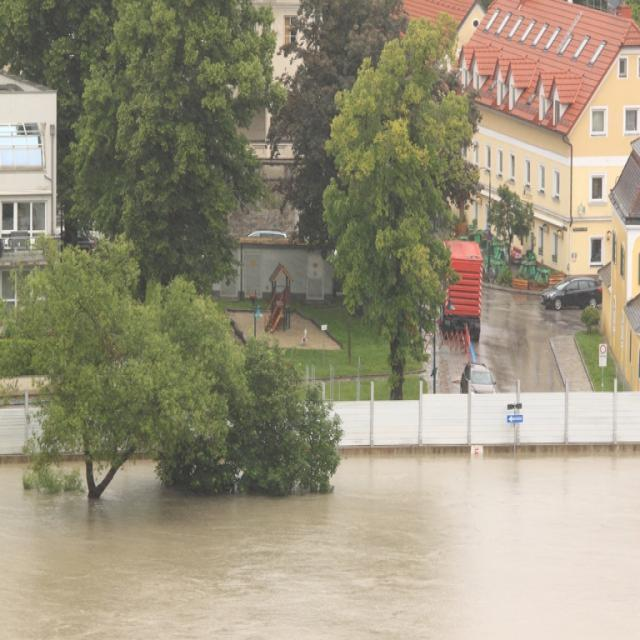
#> input picture newmodel/Flood Detection-2/test/images/26454805_jpg.rf.d45d4ea4127671b137c31c5d7bc81a0b.jpg, 640 x 640 px
$ python -i feature_engineering.py   (imports and definitions only)   (older library calls are emulated)
#> lines starting #> are read from the running program, lines starting #| are printed output that depends on the picture; after the words box and inside, x2 and y2 are one past the last pixel; in counts of white or black regions, pixels touching at a corner belong together
import cv2
import numpy as np
from skimage.feature import local_binary_pattern

def get_canny_features(image, low_threshold=50, high_threshold=150):
    """
    Extract Canny edges to help segmentation with boundary detection.
    """
#> called with low_threshold = 50, high_threshold = 150
    if len(image.shape) == 3:
        gray = cv2.cvtColor(image, cv2.COLOR_RGB2GRAY)
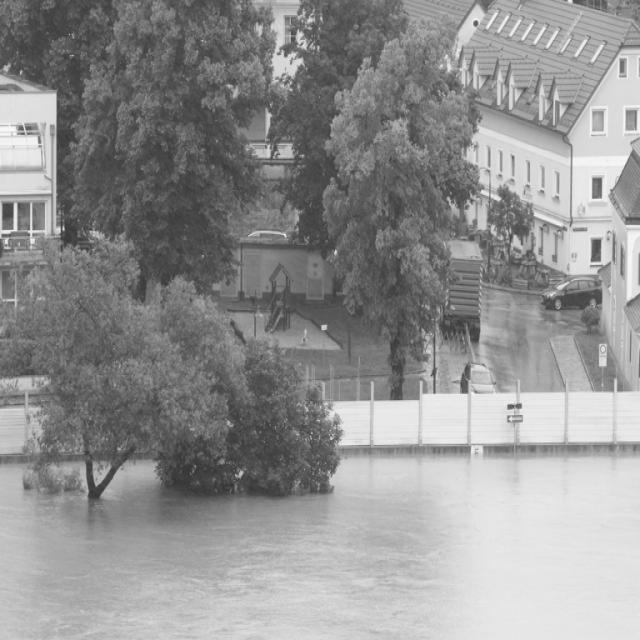
#> gray: shape (640, 640); min 47, max 254, mean 145.8
    else:
        gray = image

    edges = cv2.Canny(gray, low_threshold, high_threshold)
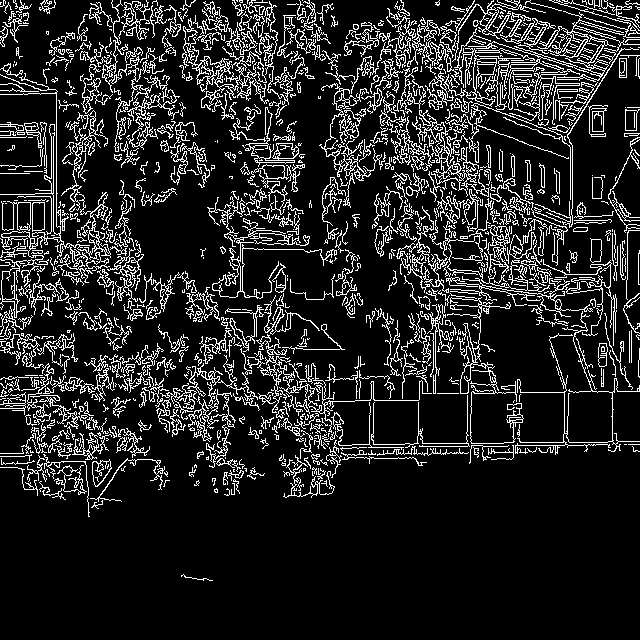
#> edges: shape (640, 640); 14.1% white in thin lines or dots
    return edges.astype(np.float32) / 255.0
#> returned value: shape (640, 640) float32; values 0 (black) and 1 (white), 14.1% white in thin lines or dots

def get_lbp_features(image, radius=3, n_points=24):
    """
    Extract LBP features for texture analysis.
    """
#> called with radius = 3, n_points = 24
    if len(image.shape) == 3:
        gray = cv2.cvtColor(image, cv2.COLOR_RGB2GRAY)
    else:
        gray = image

    lbp = local_binary_pattern(gray, n_points, radius, method='uniform')
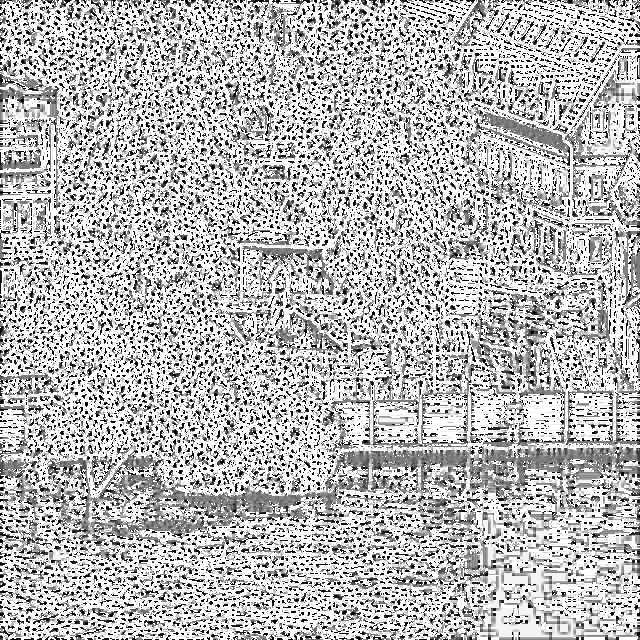
#> lbp: shape (640, 640) float64; min 0, max 25, mean 18; drawn with min black and max white
    return lbp.astype(np.float32) / (np.max(lbp) + 1e-6)

def get_ndwi_proxy(image):
    """
    Extract a proxy for NDWI using RGB channels.
    """
    # image is RGB
    R = image[:, :, 0].astype(np.float32)
    G = image[:, :, 1].astype(np.float32)
    ndwi = (G - R) / (G + R + 1e-6)
    return (ndwi + 1) / 2

def get_sobel_texture(image):
    """
    Extract Sobel texture (matches FloodCustomDataset).
    """
    if len(image.shape) == 3:
        gray = cv2.cvtColor(image, cv2.COLOR_RGB2GRAY)
    else:
        gray = image
    sobelx = cv2.Sobel(gray, cv2.CV_64F, 1, 0, ksize=3)
    sobely = cv2.Sobel(gray, cv2.CV_64F, 0, 1, ksize=3)
    texture = np.sqrt(sobelx**2 + sobely**2)
    return cv2.normalize(texture, None, 0, 1, cv2.NORM_MINMAX).astype(np.float32)

def get_elevation_mock(shape):
    """
    Generate mock elevation gradient (matches FloodCustomDataset).
    """
    h, w = shape[:2]
    return np.linspace(1, 0, h).reshape(h, 1).repeat(w, axis=1).astype(np.float32)

def extract_hybrid_features(image, channels=2):
    """
    Extract multiple features.
    channels=2: Canny + LBP (Legacy V2)
    channels=3: NDWI + Sobel Texture + Elevation (Transformer V3)
    """
    if channels == 3:
        ndwi = get_ndwi_proxy(image)
        texture = get_sobel_texture(image)
        elevation = get_elevation_mock(image.shape)
        return np.stack([ndwi, texture, elevation], axis=-1)

    # Default 2 channels (Legacy)
    canny = get_canny_features(image)
    lbp = get_lbp_features(image)
    return np.stack([canny, lbp], axis=-1)

>>> import cv2
>>> picture = cv2.cvtColor(cv2.imread('../../../newmodel/Flood Detection-2/test/images/26454805_jpg.rf.d45d4ea4127671b137c31c5d7bc81a0b.jpg'), cv2.COLOR_BGR2RGB)
>>> result = extract_hybrid_features(picture)

$ run again, on newmodel/Flood Detection-2/test/images/26458000_jpg.rf.f4573b61d0295aea4eeb5f4fe602e219.jpg
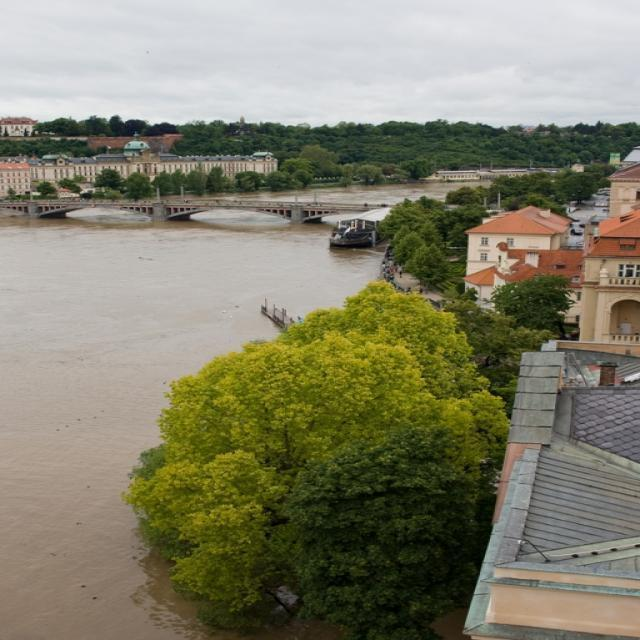
#> input picture newmodel/Flood Detection-2/test/images/26458000_jpg.rf.f4573b61d0295aea4eeb5f4fe602e219.jpg, 640 x 640 px
#> in get_canny_features, `edges = cv2.Canny(gray, low_threshold, high_threshold)`:
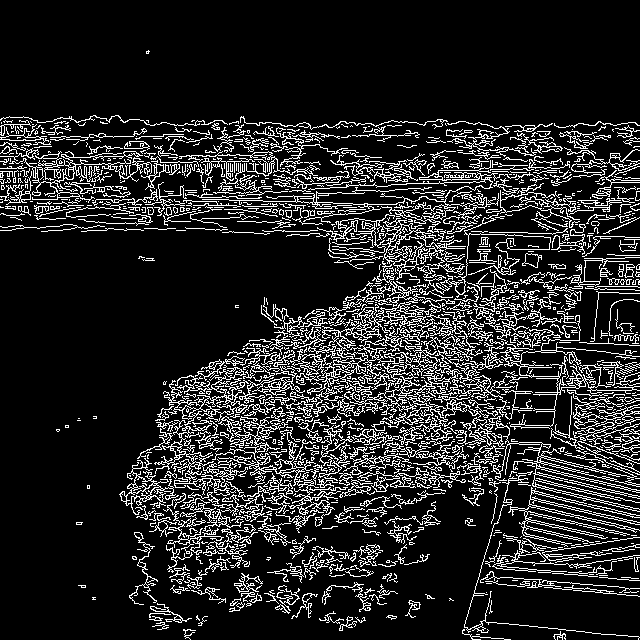
#> edges: shape (640, 640); 14.9% white in thin lines or dots
#> in get_lbp_features, `lbp = local_binary_pattern(gray, n_points, radius, method='uniform')`:
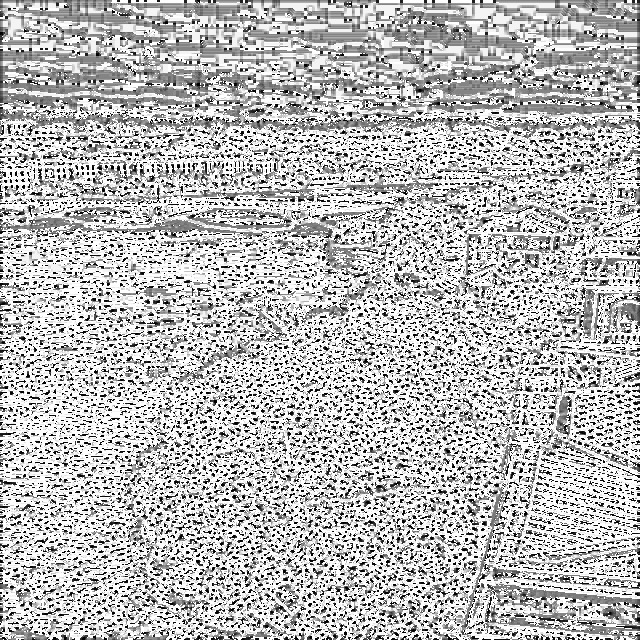
#> lbp: shape (640, 640) float64; min 0, max 25, mean 18.2; drawn with min black and max white

$ run again, on newmodel/Flood Detection-2/test/images/26490012_jpg.rf.c8819027f538892f892c3c745642984f.jpg
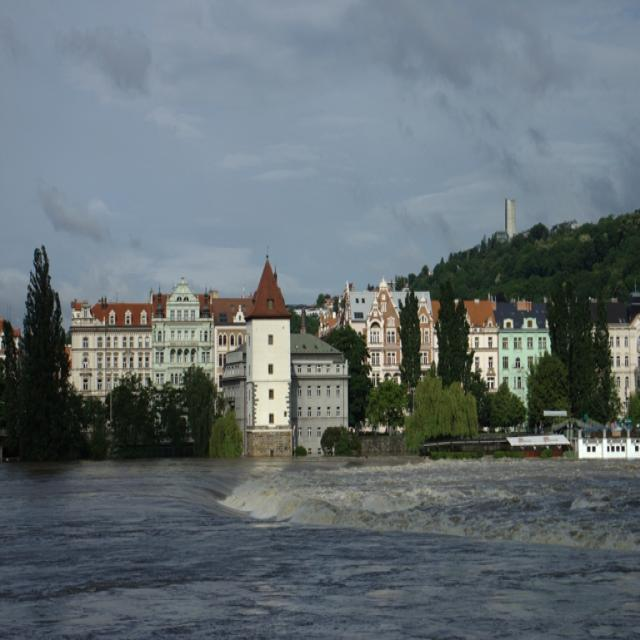
#> input picture newmodel/Flood Detection-2/test/images/26490012_jpg.rf.c8819027f538892f892c3c745642984f.jpg, 640 x 640 px
#> in get_canny_features, `edges = cv2.Canny(gray, low_threshold, high_threshold)`:
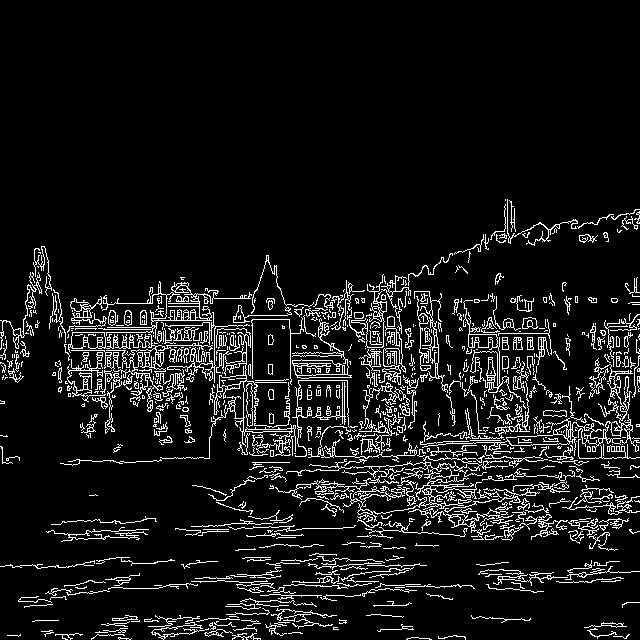
#> edges: shape (640, 640); 8.6% white in thin lines or dots, all inside (x1, y1, x2, y2) = (0, 199, 640, 640)
#> in get_lbp_features, `lbp = local_binary_pattern(gray, n_points, radius, method='uniform')`:
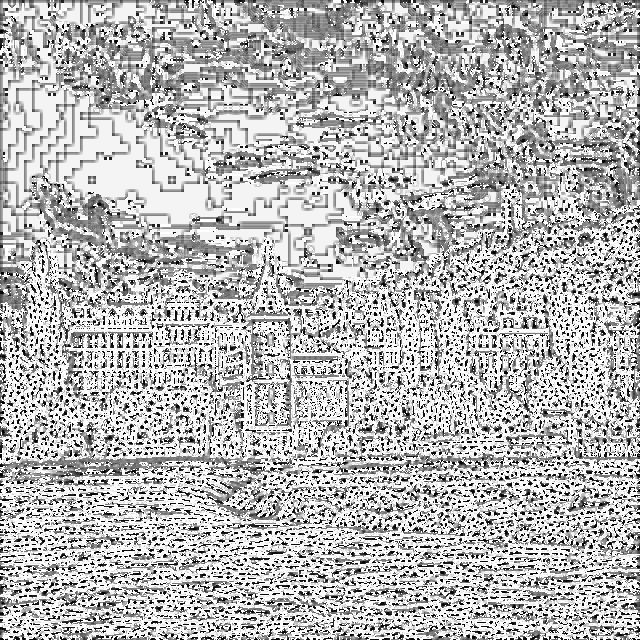
#> lbp: shape (640, 640) float64; min 0, max 25, mean 17.9; drawn with min black and max white

$ run again, on newmodel/Flood Detection-2/test/images/26504206_jpg.rf.533fd68e734da19283250791be1c63ac.jpg
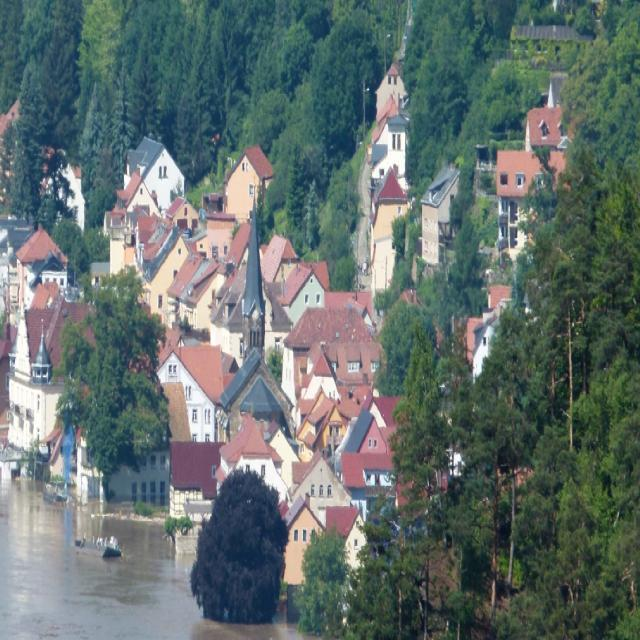
#> input picture newmodel/Flood Detection-2/test/images/26504206_jpg.rf.533fd68e734da19283250791be1c63ac.jpg, 640 x 640 px
#> in get_canny_features, `edges = cv2.Canny(gray, low_threshold, high_threshold)`:
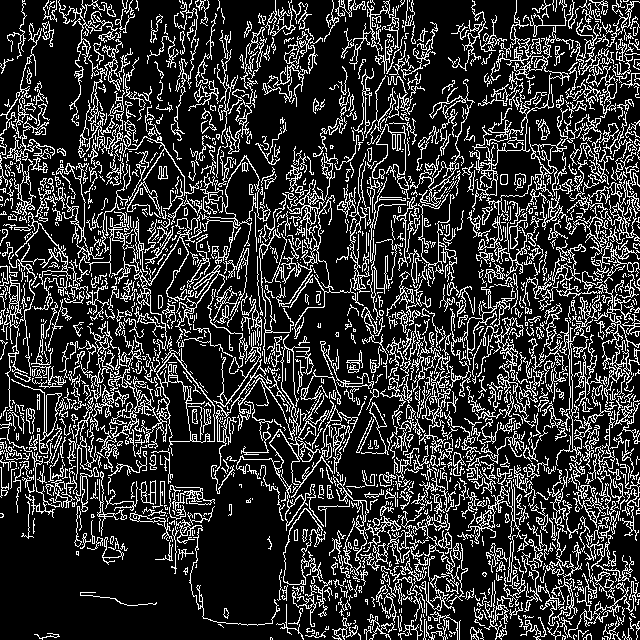
#> edges: shape (640, 640); 20.4% white in thin lines or dots
#> in get_lbp_features, `lbp = local_binary_pattern(gray, n_points, radius, method='uniform')`:
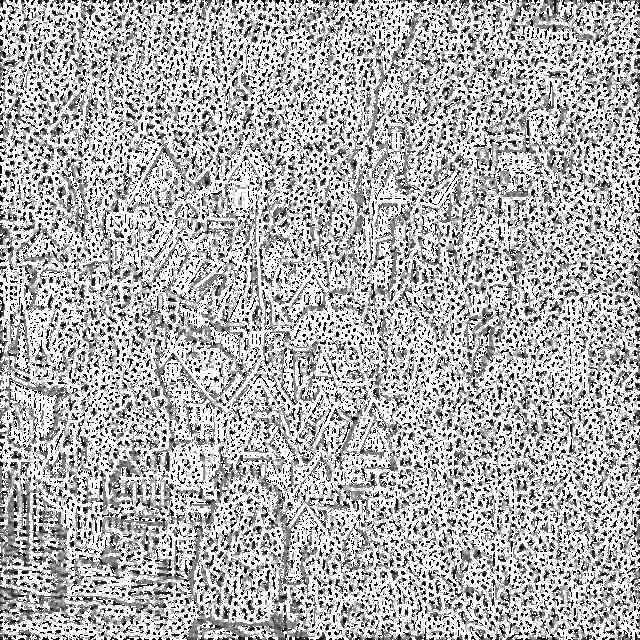
#> lbp: shape (640, 640) float64; min 0, max 25, mean 17.5; drawn with min black and max white
